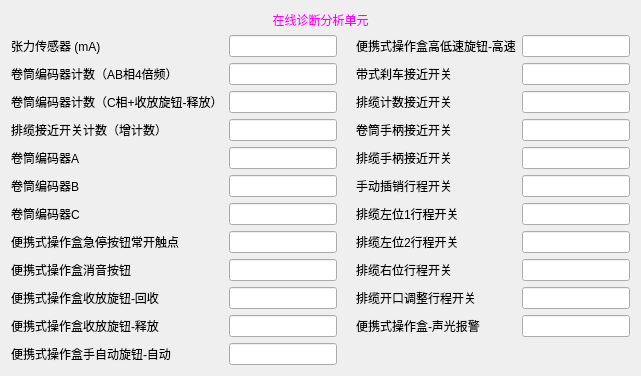
      <widget class="QWidget" name="RealTimeDataPage5">
       <layout class="QGridLayout" name="gridLayout_51">
        <item row="0" column="0">
         <widget class="QLabel" name="label_IAU-Overall">
          <property name="maximumSize">
           <size>
            <width>16777215</width>
            <height>30</height>
           </size>
          </property>
          <property name="styleSheet">
           <string notr="true">color: rgb(255, 0, 255);font: 18pt &quot;Arial&quot;;</string>
          </property>
          <property name="text">
           <string>在线诊断分析单元</string>
          </property>
          <property name="alignment">
           <set>Qt::AlignCenter</set>
          </property>
         </widget>
        </item>
        <item row="1" column="0">
         <layout class="QGridLayout" name="gridLayout_52">
          <item row="0" column="2">
           <widget class="QLabel" name="label_blank_005">
            <property name="text">
             <string/>
            </property>
           </widget>
          </item>
          <item row="0" column="0">
           <widget class="QLabel" name="label_JB_IAU_IW64">
            <property name="text">
             <string>张力传感器 (mA)</string>
            </property>
           </widget>
          </item>
          <item row="0" column="1">
           <widget class="QLineEdit" name="JB_IAU_IW64"/>
          </item>
          <item row="1" column="0">
           <widget class="QLabel" name="label_JB_IAU_IW1000">
            <property name="text">
             <string>卷筒编码器计数（AB相4倍频）</string>
            </property>
           </widget>
          </item>
          <item row="1" column="1">
           <widget class="QLineEdit" name="JB_IAU_IW1000"/>
          </item>
          <item row="2" column="0">
           <widget class="QLabel" name="label_JB_IAU_IW1004">
            <property name="text">
             <string>卷筒编码器计数（C相+收放旋钮-释放）</string>
            </property>
           </widget>
          </item>
          <item row="2" column="1">
           <widget class="QLineEdit" name="JB_IAU_IW1004"/>
          </item>
          <item row="3" column="0">
           <widget class="QLabel" name="label_JB_IAU_IW1008">
            <property name="text">
             <string>排缆接近开关计数（增计数）</string>
            </property>
           </widget>
          </item>
          <item row="3" column="1">
           <widget class="QLineEdit" name="JB_IAU_IW1008"/>
          </item>
          <item row="4" column="0">
           <widget class="QLabel" name="label_JB_IAU_I0_0">
            <property name="text">
             <string>卷筒编码器A</string>
            </property>
           </widget>
          </item>
          <item row="4" column="1">
           <widget class="QLineEdit" name="JB_IAU_I0_0"/>
          </item>
          <item row="5" column="0">
           <widget class="QLabel" name="label_JB_IAU_I0_1">
            <property name="text">
             <string>卷筒编码器B</string>
            </property>
           </widget>
          </item>
          <item row="5" column="1">
           <widget class="QLineEdit" name="JB_IAU_I0_1"/>
          </item>
          <item row="6" column="0">
           <widget class="QLabel" name="label_JB_IAU_I0_2">
            <property name="text">
             <string>卷筒编码器C</string>
            </property>
           </widget>
          </item>
          <item row="6" column="1">
           <widget class="QLineEdit" name="JB_IAU_I0_2"/>
          </item>
          <item row="7" column="0">
           <widget class="QLabel" name="label_JB_IAU_I0_3">
            <property name="text">
             <string>便携式操作盒急停按钮常开触点</string>
            </property>
           </widget>
          </item>
          <item row="7" column="1">
           <widget class="QLineEdit" name="JB_IAU_I0_3"/>
          </item>
          <item row="8" column="0">
           <widget class="QLabel" name="label_JB_IAU_I0_4">
            <property name="text">
             <string>便携式操作盒消音按钮</string>
            </property>
           </widget>
          </item>
          <item row="8" column="1">
           <widget class="QLineEdit" name="JB_IAU_I0_4"/>
          </item>
          <item row="9" column="0">
           <widget class="QLabel" name="label_JB_IAU_I0_5">
            <property name="text">
             <string>便携式操作盒收放旋钮-回收</string>
            </property>
           </widget>
          </item>
          <item row="9" column="1">
           <widget class="QLineEdit" name="JB_IAU_I0_5"/>
          </item>
          <item row="10" column="0">
           <widget class="QLabel" name="label_JB_IAU_I0_6">
            <property name="text">
             <string>便携式操作盒收放旋钮-释放</string>
            </property>
           </widget>
          </item>
          <item row="10" column="1">
           <widget class="QLineEdit" name="JB_IAU_I0_6"/>
          </item>
          <item row="11" column="0">
           <widget class="QLabel" name="label_JB_IAU_I0_7">
            <property name="text">
             <string>便携式操作盒手自动旋钮-自动</string>
            </property>
           </widget>
          </item>
          <item row="11" column="1">
           <widget class="QLineEdit" name="JB_IAU_I0_7"/>
          </item>
          <item row="0" column="3">
           <widget class="QLabel" name="label_JB_IAU_I1_0">
            <property name="text">
             <string>便携式操作盒高低速旋钮-高速</string>
            </property>
           </widget>
          </item>
          <item row="0" column="4">
           <widget class="QLineEdit" name="JB_IAU_I1_0"/>
          </item>
          <item row="1" column="3">
           <widget class="QLabel" name="label_JB_IAU_I1_1">
            <property name="text">
             <string>带式刹车接近开关</string>
            </property>
           </widget>
          </item>
          <item row="1" column="4">
           <widget class="QLineEdit" name="JB_IAU_I1_1"/>
          </item>
          <item row="2" column="3">
           <widget class="QLabel" name="label_JB_IAU_I1_2">
            <property name="text">
             <string>排缆计数接近开关</string>
            </property>
           </widget>
          </item>
          <item row="2" column="4">
           <widget class="QLineEdit" name="JB_IAU_I1_2"/>
          </item>
          <item row="3" column="3">
           <widget class="QLabel" name="label_JB_IAU_I1_3">
            <property name="text">
             <string>卷筒手柄接近开关</string>
            </property>
           </widget>
          </item>
          <item row="3" column="4">
           <widget class="QLineEdit" name="JB_IAU_I1_3"/>
          </item>
          <item row="4" column="3">
           <widget class="QLabel" name="label_JB_IAU_I1_4">
            <property name="text">
             <string>排缆手柄接近开关</string>
            </property>
           </widget>
          </item>
          <item row="4" column="4">
           <widget class="QLineEdit" name="JB_IAU_I1_4"/>
          </item>
          <item row="5" column="3">
           <widget class="QLabel" name="label_JB_IAU_I1_5">
            <property name="text">
             <string>手动插销行程开关</string>
            </property>
           </widget>
          </item>
          <item row="5" column="4">
           <widget class="QLineEdit" name="JB_IAU_I1_5"/>
          </item>
          <item row="6" column="3">
           <widget class="QLabel" name="label_JB_IAU_I2_0">
            <property name="text">
             <string>排缆左位1行程开关</string>
            </property>
           </widget>
          </item>
          <item row="6" column="4">
           <widget class="QLineEdit" name="JB_IAU_I2_0"/>
          </item>
          <item row="7" column="3">
           <widget class="QLabel" name="label_JB_IAU_I2_1">
            <property name="text">
             <string>排缆左位2行程开关</string>
            </property>
           </widget>
          </item>
          <item row="7" column="4">
           <widget class="QLineEdit" name="JB_IAU_I2_1"/>
          </item>
          <item row="8" column="3">
           <widget class="QLabel" name="label_JB_IAU_I2_2">
            <property name="text">
             <string>排缆右位行程开关</string>
            </property>
           </widget>
          </item>
          <item row="8" column="4">
           <widget class="QLineEdit" name="JB_IAU_I2_2"/>
          </item>
          <item row="9" column="3">
           <widget class="QLabel" name="label_JB_IAU_I2_3">
            <property name="text">
             <string>排缆开口调整行程开关</string>
            </property>
           </widget>
          </item>
          <item row="9" column="4">
           <widget class="QLineEdit" name="JB_IAU_I2_3"/>
          </item>
          <item row="10" column="3">
           <widget class="QLabel" name="label_JB_IAU_I2_4">
            <property name="text">
             <string>便携式操作盒-声光报警</string>
            </property>
           </widget>
          </item>
          <item row="10" column="4">
           <widget class="QLineEdit" name="JB_IAU_I2_4"/>
          </item>
         </layout>
        </item>
       </layout>
      </widget>
